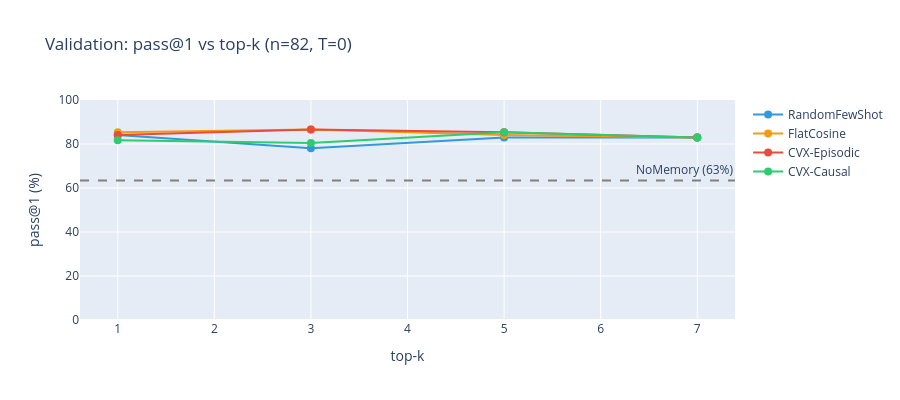

The notebook cell this image was saved under:
### Code cell
import plotly.graph_objects as go
from plotly.subplots import make_subplots

colors = {
    'NoMemory': '#95a5a6', 'RandomFewShot': '#3498db', 'FlatCosine': '#f39c12',
    'CVX-Episodic': '#e74c3c', 'CVX-Causal': '#2ecc71',
}

# Validation sweep
fig = go.Figure()
for cond in [c for c in conditions if c != 'NoMemory']:
    rates = [val_sweep[k][cond] * 100 for k in K_CANDIDATES]
    fig.add_trace(go.Scatter(
        x=K_CANDIDATES, y=rates,
        mode='lines+markers', name=cond,
        marker=dict(size=8), line=dict(color=colors.get(cond)),
    ))

nm_rate = val_sweep[K_CANDIDATES[0]]['NoMemory'] * 100
fig.add_hline(y=nm_rate, line_dash='dash', line_color='gray',
              annotation_text=f'NoMemory ({nm_rate:.0f}%)')

fig.update_layout(
    title=f'Validation: pass@1 vs top-k (n={len(val_problems)}, T=0)',
    xaxis_title='top-k', yaxis_title='pass@1 (%)',
    yaxis=dict(range=[0, 100]), height=400,
)
fig.show()

### Figure 1 — Plotly figure (JSON) as saved in the notebook; plotly's stock layout.template omitted (floating-point values rounded to 4 significant figures)
{"data": [{"line": {"color": "#3498db"}, "marker": {"size": 8}, "mode": "lines+markers", "name": "RandomFewShot", "type": "scatter", "x": [1, 3, 5, 7], "y": [84.15, 78.05, 82.93, 82.93]}, {"line": {"color": "#f39c12"}, "marker": {"size": 8}, "mode": "lines+markers", "name": "FlatCosine", "type": "scatter", "x": [1, 3, 5, 7], "y": [85.37, 86.59, 84.15, 82.93]}, {"line": {"color": "#e74c3c"}, "marker": {"size": 8}, "mode": "lines+markers", "name": "CVX-Episodic", "type": "scatter", "x": [1, 3, 5, 7], "y": [84.15, 86.59, 85.37, 82.93]}, {"line": {"color": "#2ecc71"}, "marker": {"size": 8}, "mode": "lines+markers", "name": "CVX-Causal", "type": "scatter", "x": [1, 3, 5, 7], "y": [81.71, 80.49, 85.37, 82.93]}], "layout": {"annotations": [{"showarrow": false, "text": "NoMemory (63%)", "x": 1, "xanchor": "right", "xref": "x domain", "y": 63.41, "yanchor": "bottom", "yref": "y"}], "height": 400, "shapes": [{"line": {"color": "gray", "dash": "dash"}, "type": "line", "x0": 0, "x1": 1, "xref": "x domain", "y0": 63.41, "y1": 63.41, "yref": "y"}], "title": {"text": "Validation: pass@1 vs top-k (n=82, T=0)"}, "xaxis": {"title": {"text": "top-k"}}, "yaxis": {"range": [0, 100], "title": {"text": "pass@1 (%)"}}}}
